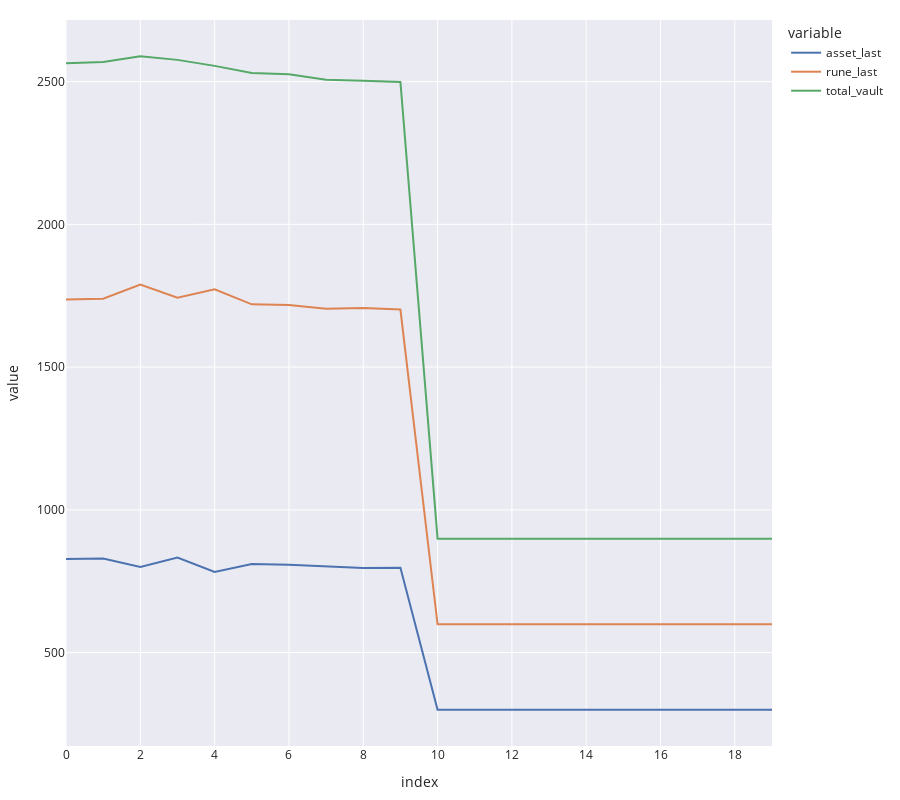

Notebook code cell kept with this figure:
### Code cell
fund_perf = px.line(
    funds_df,
    # y='rune_1',#funds_df.columns,
    # y=funds_df.columns, #['asset_vault_values'], #'asset_nth_vault'],
    # facet_row='simulation',
    # facet_col='run',
    height=800,
    template='seaborn'
)

fund_perf.update_layout(
    margin=dict(l=20, r=20, t=20, b=20),
)

fund_perf.show()

### Figure 1 — Plotly figure (JSON) as saved in the notebook; plotly's stock layout.template omitted (floating-point values rounded to 4 significant figures)
{"data": [{"hovertemplate": "variable=asset_last<br>index=%{x}<br>value=%{y}<extra></extra>", "legendgroup": "asset_last", "line": {"color": "rgb(76,114,176)", "dash": "solid"}, "marker": {"symbol": "circle"}, "mode": "lines", "name": "asset_last", "orientation": "v", "showlegend": true, "type": "scatter", "x": [0, 1, 2, 3, 4, 5, 6, 7, 8, 9, 10, 11, 12, 13, 14, 15, 16, 17, 18, 19], "xaxis": "x", "y": [827.9, 829.7, 800.0, 833.0, 782.7, 810.6, 807.7, 801.7, 796.4, 797.4, 300.0, 300.0, 300.0, 300.0, 300.0, 300.0, 300.0, 300.0, 300.0, 300.0], "yaxis": "y"}, {"hovertemplate": "variable=rune_last<br>index=%{x}<br>value=%{y}<extra></extra>", "legendgroup": "rune_last", "line": {"color": "rgb(221,132,82)", "dash": "solid"}, "marker": {"symbol": "circle"}, "mode": "lines", "name": "rune_last", "orientation": "v", "showlegend": true, "type": "scatter", "x": [0, 1, 2, 3, 4, 5, 6, 7, 8, 9, 10, 11, 12, 13, 14, 15, 16, 17, 18, 19], "xaxis": "x", "y": [1737.0, 1739.0, 1789.0, 1743.0, 1772.0, 1720.0, 1718.0, 1705.0, 1707.0, 1702.0, 599, 599, 599, 599, 599, 599, 599, 599, 599, 599], "yaxis": "y"}, {"hovertemplate": "variable=total_vault<br>index=%{x}<br>value=%{y}<extra></extra>", "legendgroup": "total_vault", "line": {"color": "rgb(85,168,104)", "dash": "solid"}, "marker": {"symbol": "circle"}, "mode": "lines", "name": "total_vault", "orientation": "v", "showlegend": true, "type": "scatter", "x": [0, 1, 2, 3, 4, 5, 6, 7, 8, 9, 10, 11, 12, 13, 14, 15, 16, 17, 18, 19], "xaxis": "x", "y": [2565.0, 2569.0, 2589.0, 2576.0, 2555.0, 2531.0, 2525.0, 2507.0, 2503.0, 2499.0, 899, 899, 899, 899, 899, 899, 899, 899, 899, 899], "yaxis": "y"}], "layout": {"height": 800, "legend": {"title": {"text": "variable"}, "tracegroupgap": 0}, "margin": {"b": 20, "l": 20, "r": 20, "t": 20}, "xaxis": {"anchor": "y", "domain": [0, 1], "title": {"text": "index"}}, "yaxis": {"anchor": "x", "domain": [0, 1], "title": {"text": "value"}}}}
